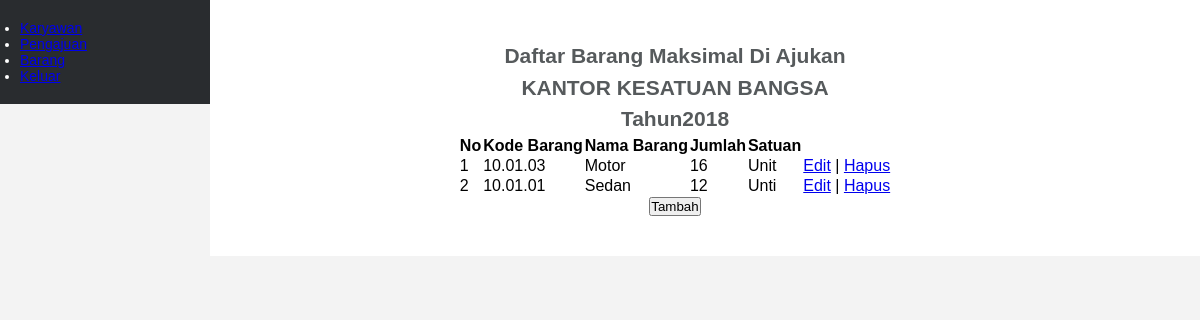
Screenshot of /pengelola/index.php?data=max barang/index&&kode=1 (signed in) with the database file from the repository.
### tables this page shows
CREATE TABLE `perencanaan_kebutuhan` (
  `id_perencanaan_kebutuhan` int(11) NOT NULL,
  `id_skpd` varchar(64) DEFAULT NULL,
  `tahun` year(4) DEFAULT NULL
);

CREATE TABLE `skpd` (
  `id_skpd` varchar(64) NOT NULL,
  `nama_skpd` varchar(64) DEFAULT NULL
);

CREATE TABLE `max_barang` (
  `id_perencanaan_kebutuhan` int(11) NOT NULL,
  `kode_barang` varchar(64) NOT NULL,
  `jumlah` int(11) DEFAULT NULL,
  `satuan` varchar(64) DEFAULT NULL
);

CREATE TABLE `barang` (
  `kode_barang` varchar(64) NOT NULL,
  `nama_barang` varchar(64) DEFAULT NULL
);

### pengelola/max barang/index.php (the view, shortened to what this page needs)
<?php
	$kode = $_GET['kode'];
?>
<html>
	<head>
	</head>
	<body>
		<h2 align = "center">Daftar Barang Maksimal Di Ajukan</h2>
		<?php
			$tampil = mysql_query("select perencanaan.id_perencanaan_kebutuhan, skpd.nama_skpd, perencanaan.tahun from perencanaan_kebutuhan perencanaan, skpd skpd where perencanaan.id_skpd=skpd.id_skpd and id_perencanaan_kebutuhan = $_GET[kode]");
			if ($data = mysql_fetch_array($tampil)){
		?>
		<h2 align = "center"><?php echo $data['nama_skpd'];?></h2>
		<h2 align = "center">Tahun<?php echo $data['tahun'];?></h2>
		<?php
			}
		?>
		<table align = "center" border = "0" cellpadding = "20">
			<tr>
				<th>No</th>
				<th>Kode Barang</th>
				<th>Nama Barang</th>
				<th>Jumlah</th>
				<th>Satuan</th>
			</tr>
			<?php
				$tampil = mysql_query(" SELECT maks.kode_barang, brng.nama_barang, maks.jumlah, maks.satuan
										FROM max_barang maks, barang brng, perencanaan_kebutuhan rencana
										WHERE maks.id_perencanaan_kebutuhan = rencana.id_perencanaan_kebutuhan AND maks.id_perencanaan_kebutuhan = $_GET[kode] AND maks.kode_barang=brng.kode_barang order by kode_barang desc");
				$no = 0;
				while ($data = mysql_fetch_array($tampil)){
				$no++;
			?>
			<tr>
				<td><?php echo $no; ?></td>
				<td><?php echo $data['kode_barang']; ?></td>
				<td><?php echo $data['nama_barang']; ?></td>
				<td><?php echo $data['jumlah']; ?></td>
				<td><?php echo $data['satuan']; ?></td>
				<td>
				<?php echo"<a href=?data=max%20barang/edit&&kode=$data[kode_barang]&&kode2=$kode>Edit</a>"; ?> |
				<?php echo"<a href=\"?data=max%20barang/hapus&&kode=$data[kode_barang]&&kode2=$kode\" onClick=\"return confirm('Apakah Anda benar-benar akan menghapus data?')\">Hapus</a>"; ?>
				</td>
			</tr>
			<?php
				}
			?>
		</table>
		<h2 align=center>
			<a href="?data=max%20barang/input&&kode=<?php echo $kode?>"><button>Tambah</button></a>
		</h2>
	</body>
</html>

### pengelola/index.php (shortened to what this page needs)
<?php
	if($_SESSION['level']==0 and $_SESSION['login']=='aktif'){
	$pns = 'pns/index';
	$pengajuan = 'pengajuan/index';
	$barang = 'barang/index';
?>
<html>
	<head>
		<link href="assets/css/styles.css" rel="stylesheet"/>
	</head>
	<body>
		<section id="page">
			<aside>
			<ul>
				<li><a href="?data=<?php echo $pns; ?>">Karyawan</a></li>
				<li><a href="?data=<?php echo $pengajuan; ?>">Pengajuan</a></li>
				<li><a href="?data=<?php echo $barang; ?>">Barang</a></li>
				<li><a href="keluar.php">Keluar</a></li>
			</ul>
			</aside>
			<div id="main">
				<center>
				<?php
				if(isset($_GET['data'])){
					include ($_GET['data'] . ".php");
				}
				?>
				</center>
			</div>
		</section>
	</body>
</html>
<?php
}
?>

### pengelola/assets/css/styles.css (style rules this page uses)
* { margin:0; padding:0; }
html { background-color: #f3f3f3; }
body { font: normal 14px sans-serif; }
#page { display: -webkit-flex; display: flex; max-width:1200px; margin:0 auto; }
#main { -webkit-flex-grow:1; flex-grow:1; background-color:#fff; padding:40px 100px 40px 40px; line-height: 1.5; color:#565a5c; height :-webkit-fill-available; }
aside { -webkit-flex-shrink:0; flex-shrink:0; width:170px; background-color:#292c2f; color:#fff; padding:20px; height :-webkit-fill-available; }

### rows the page displays
perencanaan_kebutuhan: id_skpd.nama_skpd "KANTOR KESATUAN BANGSA", tahun "2018"
max_barang: kode_barang "10.01.03", kode_barang.nama_barang "Motor", jumlah "16", satuan "Unit"
max_barang: kode_barang "10.01.01", kode_barang.nama_barang "Sedan", jumlah "12", satuan "Unti"
